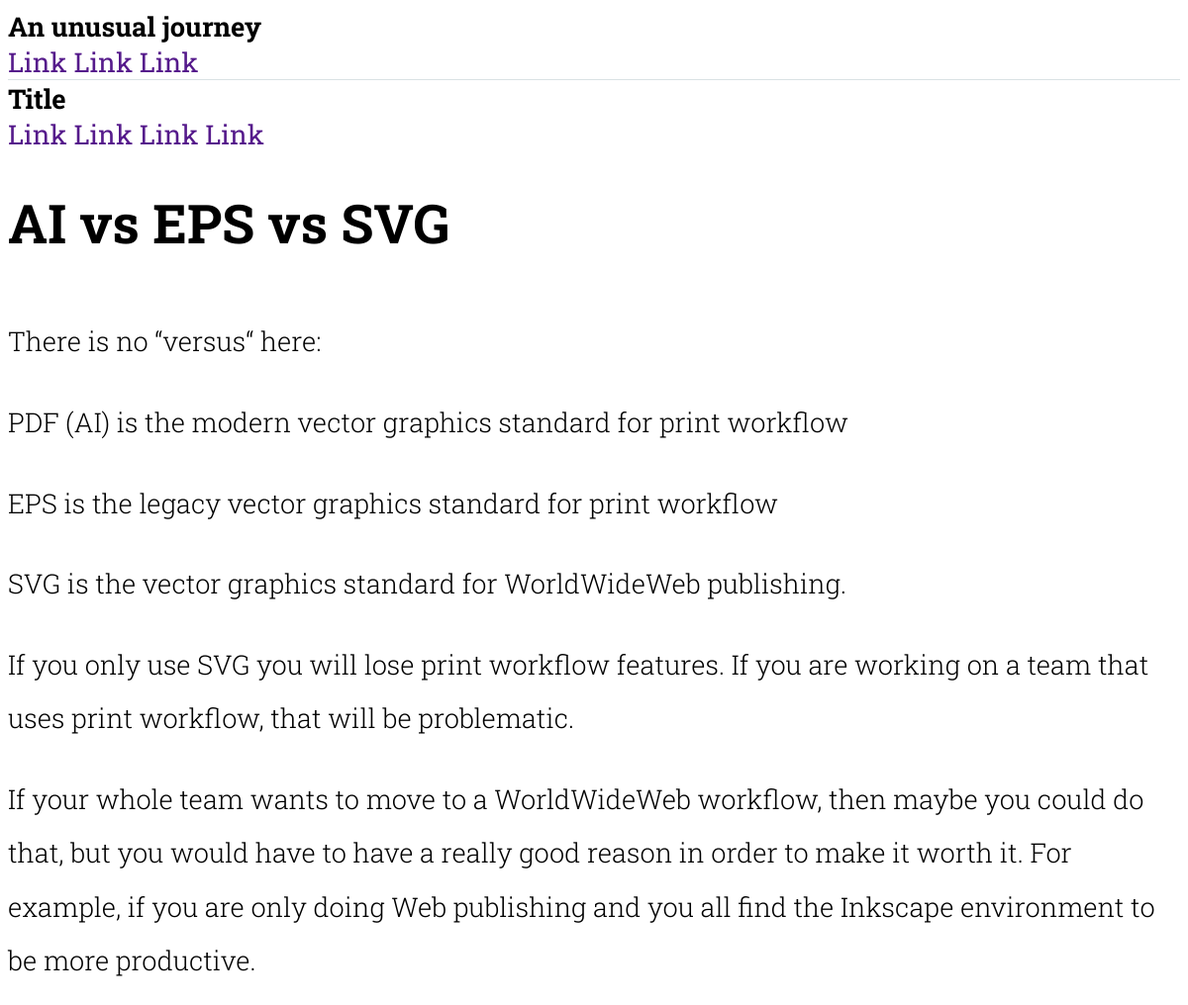
/post/2/, run on an earlier commit of the app's database.
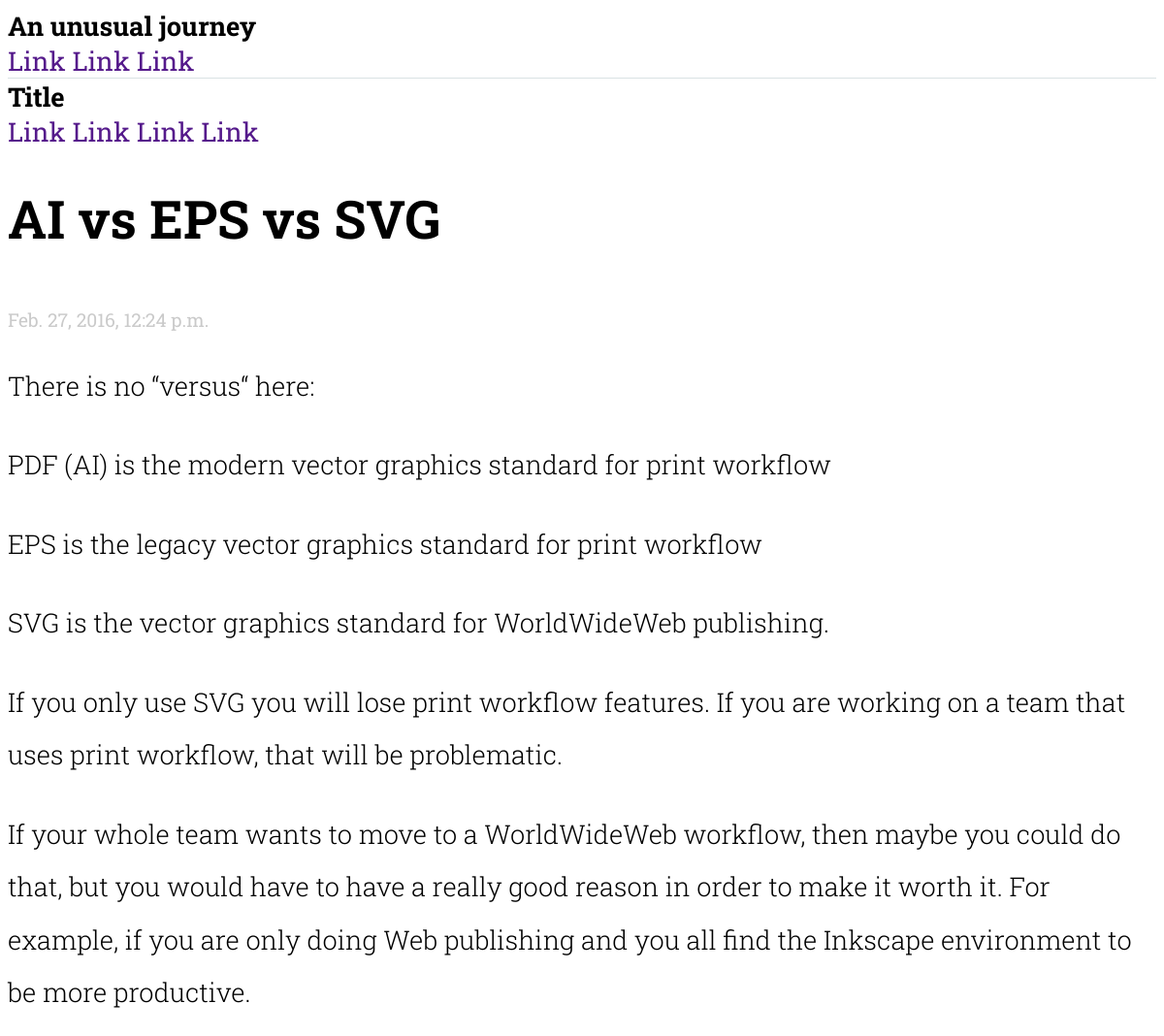
And on a later commit of the database.
### blog/views.py (the view)
# urls.py: url(r'^post/(?P<pk>[0-9]+)/$', views.post_detail, name='post_detail'),
def post_detail(request, pk):
    post = get_object_or_404(Post, pk=pk)
    return render(request, 'blog/post_detail.html', {'post': post})

### blog/templates/blog/post_detail.html (shortened to what this page needs)
{% extends 'blog/base.html' %}
{% block content %}
    <div class="post">
        <h1>{{ post.title }}</h1>
        {% if post.published_date %}
        <div class="publish-date">
          {{ post.published_date }}
        </div>
        {% endif %}
        <p>{{ post.text|linebreaks }}</p>
    </div>
{% endblock %}

What changed in the data, as far as the page shows it:
changed Post "AI vs EPS vs SVG": published_date (not shown) → "Feb. 27, 2016, 12:24 p.m."
